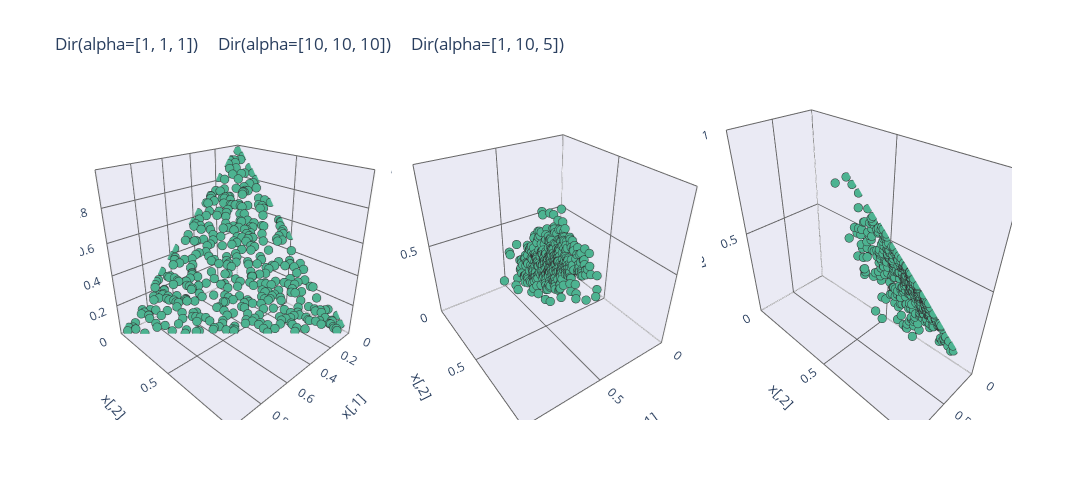

The cell this chart's notebook holds for it:
### Markdown cell above
$x[,1]$ are the first column in the vector $x_i$, $x[,2]$ are the second column.<br>
The marginal distribution are shown according to there axis, they are distributed $Beta(a=2.5, b=10)$

### Code cell
import plotly.offline as py
import plotly.graph_objs as go
from plotly.offline import download_plotlyjs, init_notebook_mode, plot, iplot

import pandas as pd
from plotly import tools
import warnings
warnings.filterwarnings('ignore')
init_notebook_mode(connected=True)

dir_data1 = np.random.dirichlet(alpha=[1, 1, 1], size=400).transpose()
dir_data2 = np.random.dirichlet(alpha=[10, 10, 10], size=400).transpose()
dir_data3 = np.random.dirichlet(alpha=[1, 10, 5], size=400).transpose()

def create_trace(x, y, z, scene_name):
    trace = go.Scatter3d(
            z=z,
            x=x,
            y=y,
            mode='markers',
            scene=scene_name,
            marker=dict(
                color='rgb(77, 179, 145)',
                size=3,
                symbol='circle',
                line=dict(
                    color='rgb(50, 50, 50)',
                    width=0.001
                ),
                opacity=1
            )
        )
    return trace

trace1 = create_trace(x=dir_data1[0], y=dir_data1[1], z=dir_data1[2], scene_name="scene1")
trace2 = create_trace(x=dir_data2[0], y=dir_data2[1], z=dir_data2[2], scene_name="scene2")
trace3 = create_trace(x=dir_data3[0], y=dir_data3[1], z=dir_data3[2], scene_name="scene3")

scene = dict(xaxis = dict(title='x[,1]', range=[0, 1], backgroundcolor="rgb(234, 234, 244)", showbackground=True, gridcolor="rgb(100,100,100)"),
                 yaxis = dict(title='x[,2]', range=[0, 1], backgroundcolor="rgb(234, 234, 244)", showbackground=True, gridcolor="rgb(100,100,100)"),
                 zaxis = dict(title='x[,3]', range=[0, 1], backgroundcolor="rgb(234, 234, 244)", showbackground=True, gridcolor="rgb(100,100,100)"),
                )

fig = tools.make_subplots(rows=1, cols=3, specs=[[{'is_3d': True}, {'is_3d': True}, {'is_3d': True}]], horizontal_spacing = 0.001)
fig.append_trace(trace1, 1, 1)
fig.append_trace(trace2, 1, 2)
fig.append_trace(trace3, 1, 3)
fig['layout']['scene1'].update(scene)
fig['layout']['scene2'].update(scene)
fig['layout']['scene3'].update(scene)
fig['layout'].update(title='Dir(alpha=[1, 1, 1])     Dir(alpha=[10, 10, 10])     Dir(alpha=[1, 10, 5])', height=500, width=1200, showlegend=False)

p = py.iplot(fig);
p

### Figure 1 — Plotly figure (JSON) as saved in the notebook; plotly's stock layout.template omitted (floating-point values rounded to 4 significant figures; data arrays with more than 128 entries replaced by an {"elided": "..."} marker saying what was removed)
{"data": [{"marker": {"color": "rgb(77, 179, 145)", "line": {"color": "rgb(50, 50, 50)", "width": 0.001}, "opacity": 1, "size": 3, "symbol": "circle"}, "mode": "markers", "scene": "scene", "type": "scatter3d", "x": {"elided": "400 float values"}, "y": {"elided": "400 float values"}, "z": {"elided": "400 float values"}}, {"marker": {"color": "rgb(77, 179, 145)", "line": {"color": "rgb(50, 50, 50)", "width": 0.001}, "opacity": 1, "size": 3, "symbol": "circle"}, "mode": "markers", "scene": "scene2", "type": "scatter3d", "x": {"elided": "400 float values"}, "y": {"elided": "400 float values"}, "z": {"elided": "400 float values"}}, {"marker": {"color": "rgb(77, 179, 145)", "line": {"color": "rgb(50, 50, 50)", "width": 0.001}, "opacity": 1, "size": 3, "symbol": "circle"}, "mode": "markers", "scene": "scene3", "type": "scatter3d", "x": {"elided": "400 float values"}, "y": {"elided": "400 float values"}, "z": {"elided": "400 float values"}}], "layout": {"height": 500, "scene": {"aspectmode": "auto", "aspectratio": {"x": 1.008, "y": 0.9812, "z": 1.011}, "camera": {"center": {"x": 0, "y": 0, "z": 0}, "eye": {"x": 1.357, "y": 1.388, "z": 0.9581}, "projection": {"type": "perspective"}, "up": {"x": 0, "y": 0, "z": 1}}, "domain": {"x": [0, 0.3327], "y": [0, 1]}, "xaxis": {"backgroundcolor": "rgb(234, 234, 244)", "gridcolor": "rgb(100,100,100)", "range": [0, 1], "showbackground": true, "title": {"text": "x[,1]"}, "type": "linear"}, "yaxis": {"backgroundcolor": "rgb(234, 234, 244)", "gridcolor": "rgb(100,100,100)", "range": [0, 1], "showbackground": true, "title": {"text": "x[,2]"}, "type": "linear"}, "zaxis": {"backgroundcolor": "rgb(234, 234, 244)", "gridcolor": "rgb(100,100,100)", "range": [0, 1], "showbackground": true, "title": {"text": "x[,3]"}, "type": "linear"}}, "scene2": {"aspectmode": "auto", "aspectratio": {"x": 0.9755, "y": 1.026, "z": 0.9994}, "camera": {"center": {"x": 0, "y": 0, "z": 0}, "eye": {"x": 1.028, "y": 1.487, "z": 1.192}, "projection": {"type": "perspective"}, "up": {"x": 0, "y": 0, "z": 1}}, "domain": {"x": [0.3337, 0.6663], "y": [0, 1]}, "xaxis": {"backgroundcolor": "rgb(234, 234, 244)", "gridcolor": "rgb(100,100,100)", "range": [0, 1], "showbackground": true, "title": {"text": "x[,1]"}, "type": "linear"}, "yaxis": {"backgroundcolor": "rgb(234, 234, 244)", "gridcolor": "rgb(100,100,100)", "range": [0, 1], "showbackground": true, "title": {"text": "x[,2]"}, "type": "linear"}, "zaxis": {"backgroundcolor": "rgb(234, 234, 244)", "gridcolor": "rgb(100,100,100)", "range": [0, 1], "showbackground": true, "title": {"text": "x[,3]"}, "type": "linear"}}, "scene3": {"aspectmode": "auto", "aspectratio": {"x": 0.5764, "y": 1.361, "z": 1.274}, "domain": {"x": [0.6673, 1], "y": [0, 1]}, "xaxis": {"backgroundcolor": "rgb(234, 234, 244)", "gridcolor": "rgb(100,100,100)", "range": [0, 1], "showbackground": true, "title": {"text": "x[,1]"}, "type": "linear"}, "yaxis": {"backgroundcolor": "rgb(234, 234, 244)", "gridcolor": "rgb(100,100,100)", "range": [0, 1], "showbackground": true, "title": {"text": "x[,2]"}, "type": "linear"}, "zaxis": {"backgroundcolor": "rgb(234, 234, 244)", "gridcolor": "rgb(100,100,100)", "range": [0, 1], "showbackground": true, "title": {"text": "x[,3]"}, "type": "linear"}}, "showlegend": false, "title": {"text": "Dir(alpha=[1, 1, 1])     Dir(alpha=[10, 10, 10])     Dir(alpha=[1, 10, 5])"}, "width": 1200}}
